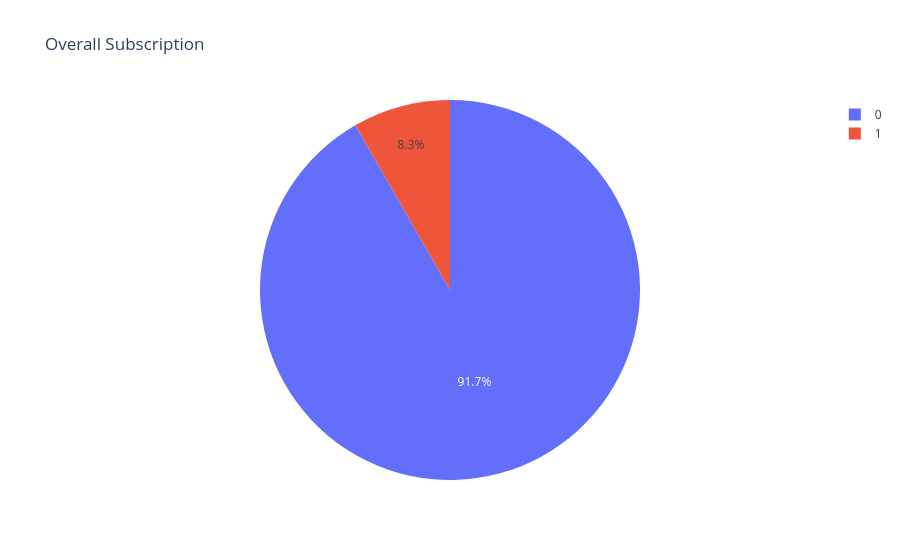

Notebook code for this chart:
### Code cell
# Pie Chart – Overall Subscription
fig = px.pie(df, names='y', title='Overall Subscription', labels={'y': 'Subscription (1=Yes, 0=No)'})
fig.show()

### Figure 1 — Plotly figure (JSON) as saved in the notebook; plotly's stock layout.template omitted (floating-point values rounded to 4 significant figures; data arrays with more than 128 entries replaced by an {"elided": "..."} marker saying what was removed)
{"data": [{"domain": {"x": [0, 1], "y": [0, 1]}, "hovertemplate": "Subscription (1=Yes, 0=No)=%{label}<extra></extra>", "labels": {"elided": "34614 int values"}, "legendgroup": "", "name": "", "showlegend": true, "type": "pie"}], "layout": {"legend": {"tracegroupgap": 0}, "title": {"text": "Overall Subscription"}}}
